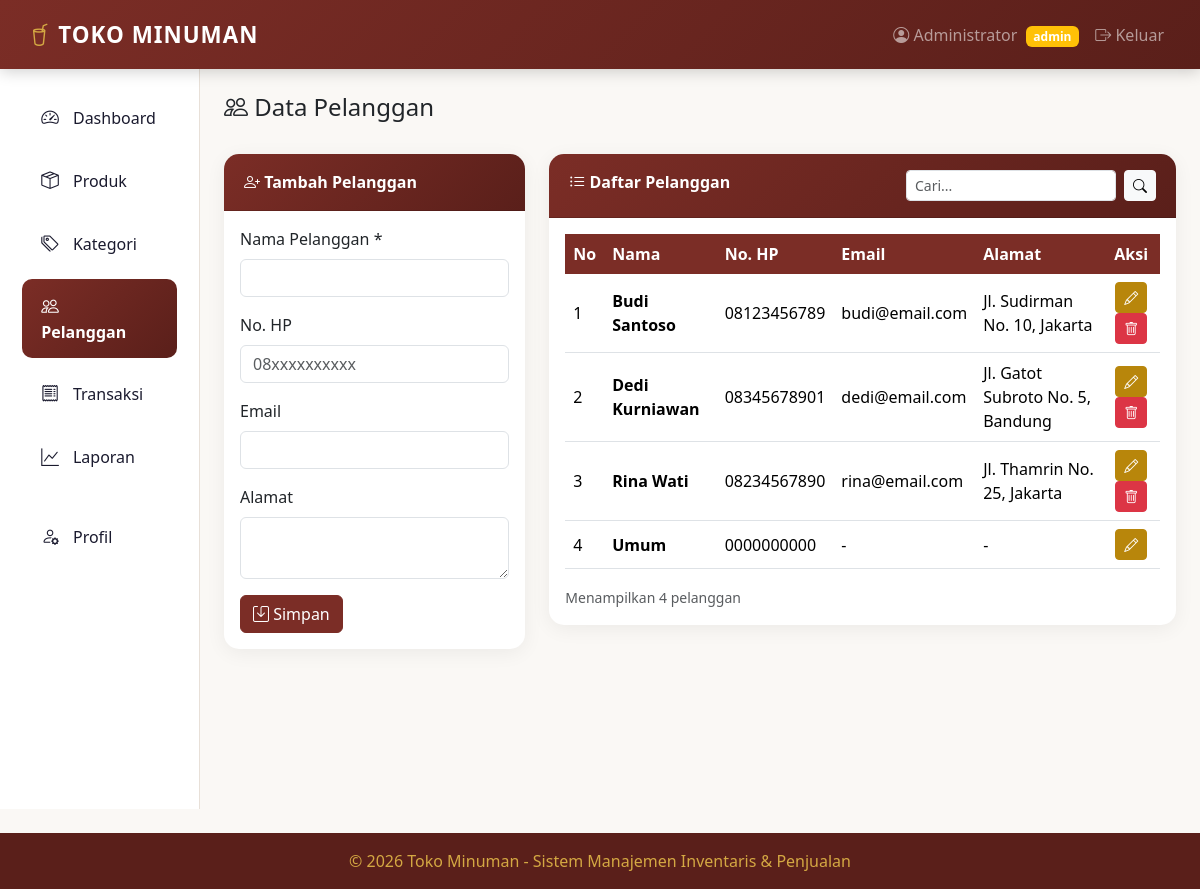
The app's page /pelanggan.php (signed in) with its own data.
### tables this page shows
CREATE TABLE IF NOT EXISTS pelanggan (
    id INT AUTO_INCREMENT PRIMARY KEY,
    nama_pelanggan VARCHAR(100) NOT NULL,
    no_hp VARCHAR(15),
    alamat TEXT,
    email VARCHAR(100),
    created_at TIMESTAMP DEFAULT CURRENT_TIMESTAMP
);

### config.php (called while the page is built, shortened)
<?php
function sanitize($data) {
    return htmlspecialchars(trim($data), ENT_QUOTES, 'UTF-8');
}
?>

### pelanggan.php (the view, shortened to what this page needs)
<?php
require_once 'config.php';
$search = isset($_GET['search']) ? trim($_GET['search']) : '';
$sql = "SELECT * FROM pelanggan WHERE 1=1";
$params = [];
$sql .= " ORDER BY nama_pelanggan";
$stmt = $pdo->prepare($sql);
$stmt->execute($params);
$pelanggan_list = $stmt->fetchAll();
$edit_data = null;
include 'includes/header.php';
?>
<div class="d-flex justify-content-between align-items-center mb-4">
    <h4><i class="bi bi-people"></i> Data Pelanggan</h4>
</div>
<div class="row">
    <div class="col-lg-4 mb-4">
        <div class="card">
            <div class="card-header"><i class="bi bi-<?= $edit_data ? 'pencil' : 'person-plus' ?>"></i> <?= $edit_data ? 'Edit' : 'Tambah' ?> Pelanggan</div>
            <div class="card-body">
                <form method="POST">
                    <div class="mb-3">
                        <label class="form-label">Nama Pelanggan *</label>
                        <input type="text" class="form-control" name="nama_pelanggan" value="<?= sanitize($edit_data['nama_pelanggan'] ?? '') ?>" required>
                    </div>
                    <div class="mb-3">
                        <label class="form-label">No. HP</label>
                        <input type="text" class="form-control" name="no_hp" value="<?= sanitize($edit_data['no_hp'] ?? '') ?>" placeholder="08xxxxxxxxxx">
                    </div>
                    <div class="mb-3">
                        <label class="form-label">Email</label>
                        <input type="email" class="form-control" name="email" value="<?= sanitize($edit_data['email'] ?? '') ?>">
                    </div>
                    <div class="mb-3">
                        <label class="form-label">Alamat</label>
                        <textarea class="form-control" name="alamat" rows="2"><?= sanitize($edit_data['alamat'] ?? '') ?></textarea>
                    </div>
                    <button type="submit" class="btn btn-primary"><i class="bi bi-save"></i> Simpan</button>
                </form>
            </div>
        </div>
    </div>
    <div class="col-lg-8">
        <div class="card">
            <div class="card-header d-flex justify-content-between">
                <span><i class="bi bi-list-ul"></i> Daftar Pelanggan</span>
                <form method="GET" class="d-flex" style="max-width:250px">
                    <input type="text" class="form-control form-control-sm me-2" name="search" placeholder="Cari..." value="<?= sanitize($search) ?>">
                    <button type="submit" class="btn btn-sm btn-light"><i class="bi bi-search"></i></button>
                </form>
            </div>
            <div class="card-body">
                <div class="table-responsive">
                    <table class="table table-hover align-middle">
                        <thead><tr><th>No</th><th>Nama</th><th>No. HP</th><th>Email</th><th>Alamat</th><th class="text-center">Aksi</th></tr></thead>
                        <tbody>
                            <?php foreach ($pelanggan_list as $i => $pl): ?>
                            <tr>
                                <td><?= $i+1 ?></td>
                                <td><strong><?= sanitize($pl['nama_pelanggan']) ?></strong></td>
                                <td><?= sanitize($pl['no_hp'] ?? '-') ?></td>
                                <td><?= sanitize($pl['email'] ?? '-') ?></td>
                                <td><?= sanitize($pl['alamat'] ?? '-') ?></td>
                                <td class="text-center">
                                    <a href="pelanggan.php?edit=<?= $pl['id'] ?>" class="btn btn-sm btn-warning"><i class="bi bi-pencil"></i></a>
                                    <?php if ($pl['id'] != 1): ?>
                                        <a href="pelanggan.php?hapus=<?= $pl['id'] ?>" class="btn btn-sm btn-danger btn-hapus"><i class="bi bi-trash"></i></a>
                                    <?php endif; ?>
                                </td>
                            </tr>
                            <?php endforeach; ?>
                        </tbody>
                    </table>
                </div>
                <small class="text-muted">Menampilkan <?= count($pelanggan_list) ?> pelanggan</small>
            </div>
        </div>
    </div>
</div>
<?php include 'includes/footer.php'; ?>

### includes/header.php (style rules this page uses)
:root { --primary: #7b2d26; --primary-dark: #5a1f1a; --secondary: #b8860b; --accent: #d4a843; --dark: #1a1a2e; --light-bg: #faf8f5; --card-bg: #ffffff; }
* { font-family: 'Segoe UI', Tahoma, Geneva, Verdana, sans-serif; }
body { background-color: var(--light-bg); }
.card { border: none; border-radius: 15px; box-shadow: 0 4px 20px rgba(0,0,0,0.06); transition: transform 0.2s; }
.card-header { background: linear-gradient(135deg, var(--primary), var(--primary-dark)); color: white; border-radius: 15px 15px 0 0 !important; font-weight: 600; padding: 1rem 1.25rem; }
.btn-primary { background-color: var(--primary); border-color: var(--primary); }
.btn-warning { background-color: var(--secondary); border-color: var(--secondary); color: white; }
.table thead th { background-color: var(--primary); color: white; border: none; font-weight: 600; }

### records on screen
pelanggan: nama_pelanggan "Budi Santoso", no_hp "08123456789", email "budi@email.com", alamat "Jl. Sudirman No. 10, Jakarta"
pelanggan: nama_pelanggan "Dedi Kurniawan", no_hp "08345678901", email "dedi@email.com", alamat "Jl. Gatot Subroto No. 5, Bandung"
pelanggan: nama_pelanggan "Rina Wati", no_hp "08234567890", email "rina@email.com", alamat "Jl. Thamrin No. 25, Jakarta"
pelanggan: nama_pelanggan "Umum", no_hp "0000000000", email "-", alamat "-"

### other values on screen
$_SESSION['nama_lengkap'] "Administrator"
$_SESSION['role'] "admin"
count($pelanggan_list) "4"
